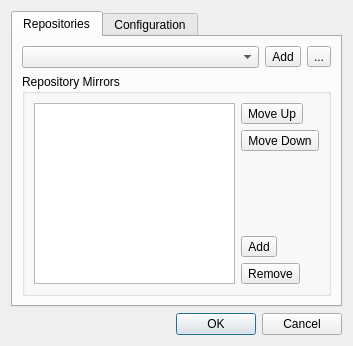
<?xml version="1.0" encoding="UTF-8"?>
<ui version="4.0">
 <class>ConfigDialog</class>
 <widget class="QDialog" name="ConfigDialog">
  <property name="geometry">
   <rect>
    <x>0</x>
    <y>0</y>
    <width>353</width>
    <height>337</height>
   </rect>
  </property>
  <property name="windowTitle">
   <string>AppCafe Configuration</string>
  </property>
  <property name="windowIcon">
   <iconset resource="SoftwareManager.qrc">
    <normaloff>:/icons/appcafe.png</normaloff>:/icons/appcafe.png</iconset>
  </property>
  <layout class="QVBoxLayout" name="verticalLayout">
   <item>
    <widget class="QTabWidget" name="tabWidget">
     <property name="currentIndex">
      <number>0</number>
     </property>
     <widget class="QWidget" name="tab_repos">
      <attribute name="icon">
       <iconset resource="SoftwareManager.qrc">
        <normaloff>:/icons/application.png</normaloff>:/icons/application.png</iconset>
      </attribute>
      <attribute name="title">
       <string>Repositories</string>
      </attribute>
      <layout class="QVBoxLayout" name="verticalLayout_6">
       <item>
        <layout class="QHBoxLayout" name="horizontalLayout_2">
         <item>
          <widget class="QComboBox" name="combo_repo"/>
         </item>
         <item>
          <widget class="QToolButton" name="tool_repo_add">
           <property name="text">
            <string>Add</string>
           </property>
           <property name="icon">
            <iconset resource="SoftwareManager.qrc">
             <normaloff>:/icons/add.png</normaloff>:/icons/add.png</iconset>
           </property>
           <property name="toolButtonStyle">
            <enum>Qt::ToolButtonIconOnly</enum>
           </property>
          </widget>
         </item>
         <item>
          <widget class="QToolButton" name="tool_repo_remove">
           <property name="text">
            <string>...</string>
           </property>
           <property name="icon">
            <iconset resource="SoftwareManager.qrc">
             <normaloff>:/icons/remove.png</normaloff>:/icons/remove.png</iconset>
           </property>
          </widget>
         </item>
        </layout>
       </item>
       <item>
        <widget class="QGroupBox" name="group_repomirrors">
         <property name="title">
          <string>Repository Mirrors</string>
         </property>
         <layout class="QGridLayout" name="gridLayout">
          <item row="0" column="2">
           <layout class="QVBoxLayout" name="verticalLayout_7">
            <item>
             <widget class="QToolButton" name="tool_repomirror_up">
              <property name="text">
               <string>Move Up</string>
              </property>
              <property name="icon">
               <iconset resource="SoftwareManager.qrc">
                <normaloff>:/icons/arrow-up.png</normaloff>:/icons/arrow-up.png</iconset>
              </property>
             </widget>
            </item>
            <item>
             <widget class="QToolButton" name="tool_repomirror_down">
              <property name="text">
               <string>Move Down</string>
              </property>
              <property name="icon">
               <iconset resource="SoftwareManager.qrc">
                <normaloff>:/icons/arrow-down.png</normaloff>:/icons/arrow-down.png</iconset>
              </property>
             </widget>
            </item>
            <item>
             <spacer name="verticalSpacer_2">
              <property name="orientation">
               <enum>Qt::Vertical</enum>
              </property>
              <property name="sizeHint" stdset="0">
               <size>
                <width>20</width>
                <height>40</height>
               </size>
              </property>
             </spacer>
            </item>
            <item>
             <widget class="QToolButton" name="tool_repomirror_add">
              <property name="text">
               <string>Add</string>
              </property>
              <property name="icon">
               <iconset resource="SoftwareManager.qrc">
                <normaloff>:/icons/add.png</normaloff>:/icons/add.png</iconset>
              </property>
              <property name="toolButtonStyle">
               <enum>Qt::ToolButtonIconOnly</enum>
              </property>
             </widget>
            </item>
            <item>
             <widget class="QToolButton" name="tool_repomirror_remove">
              <property name="text">
               <string>Remove</string>
              </property>
              <property name="icon">
               <iconset resource="SoftwareManager.qrc">
                <normaloff>:/icons/remove.png</normaloff>:/icons/remove.png</iconset>
              </property>
              <property name="toolButtonStyle">
               <enum>Qt::ToolButtonIconOnly</enum>
              </property>
             </widget>
            </item>
           </layout>
          </item>
          <item row="0" column="0">
           <widget class="QListWidget" name="list_repomirrors"/>
          </item>
         </layout>
        </widget>
       </item>
      </layout>
     </widget>
     <widget class="QWidget" name="tab_config">
      <attribute name="icon">
       <iconset resource="SoftwareManager.qrc">
        <normaloff>:/icons/preferences-system.png</normaloff>:/icons/preferences-system.png</iconset>
      </attribute>
      <attribute name="title">
       <string>Configuration</string>
      </attribute>
      <layout class="QVBoxLayout" name="verticalLayout_4">
       <item>
        <widget class="QGroupBox" name="group_install">
         <property name="title">
          <string>Post-Install Actions</string>
         </property>
         <layout class="QVBoxLayout" name="verticalLayout_2">
          <item>
           <widget class="QFrame" name="frame">
            <property name="frameShape">
             <enum>QFrame::StyledPanel</enum>
            </property>
            <property name="frameShadow">
             <enum>QFrame::Raised</enum>
            </property>
            <layout class="QVBoxLayout" name="verticalLayout_5">
             <item>
              <widget class="QCheckBox" name="check_desktop">
               <property name="text">
                <string>Create Desktop Icons</string>
               </property>
               <property name="icon">
                <iconset resource="SoftwareManager.qrc">
                 <normaloff>:/icons/xdg_desktop.png</normaloff>:/icons/xdg_desktop.png</iconset>
               </property>
              </widget>
             </item>
             <item>
              <widget class="QCheckBox" name="check_menu">
               <property name="text">
                <string>Create Menu Icons</string>
               </property>
               <property name="icon">
                <iconset resource="SoftwareManager.qrc">
                 <normaloff>:/icons/xdg_menu.png</normaloff>:/icons/xdg_menu.png</iconset>
               </property>
              </widget>
             </item>
             <item>
              <widget class="QCheckBox" name="check_mime">
               <property name="text">
                <string>Register File Associations</string>
               </property>
               <property name="icon">
                <iconset resource="SoftwareManager.qrc">
                 <normaloff>:/icons/xdg_mime.png</normaloff>:/icons/xdg_mime.png</iconset>
               </property>
              </widget>
             </item>
             <item>
              <widget class="QCheckBox" name="check_paths">
               <property name="text">
                <string>Create Path Links</string>
               </property>
               <property name="icon">
                <iconset resource="SoftwareManager.qrc">
                 <normaloff>:/icons/xdg_paths.png</normaloff>:/icons/xdg_paths.png</iconset>
               </property>
              </widget>
             </item>
            </layout>
           </widget>
          </item>
         </layout>
        </widget>
       </item>
       <item>
        <spacer name="verticalSpacer">
         <property name="orientation">
          <enum>Qt::Vertical</enum>
         </property>
         <property name="sizeHint" stdset="0">
          <size>
           <width>20</width>
           <height>40</height>
          </size>
         </property>
        </spacer>
       </item>
       <item>
        <widget class="QGroupBox" name="group_download">
         <property name="title">
          <string>Keep Downloaded Files</string>
         </property>
         <property name="checkable">
          <bool>true</bool>
         </property>
         <layout class="QVBoxLayout" name="verticalLayout_3">
          <item>
           <widget class="QFrame" name="frame_dldir">
            <property name="frameShape">
             <enum>QFrame::StyledPanel</enum>
            </property>
            <property name="frameShadow">
             <enum>QFrame::Raised</enum>
            </property>
            <layout class="QHBoxLayout" name="horizontalLayout">
             <item>
              <widget class="QLabel" name="label">
               <property name="text">
                <string>Download Dir</string>
               </property>
              </widget>
             </item>
             <item>
              <widget class="QLineEdit" name="line_downloadDir"/>
             </item>
             <item>
              <widget class="QToolButton" name="tool_getDownloadDir">
               <property name="text">
                <string>Download Directory</string>
               </property>
               <property name="icon">
                <iconset resource="SoftwareManager.qrc">
                 <normaloff>:/icons/folder.png</normaloff>:/icons/folder.png</iconset>
               </property>
               <property name="toolButtonStyle">
                <enum>Qt::ToolButtonIconOnly</enum>
               </property>
              </widget>
             </item>
            </layout>
           </widget>
          </item>
         </layout>
        </widget>
       </item>
      </layout>
     </widget>
    </widget>
   </item>
   <item>
    <widget class="QDialogButtonBox" name="buttonBox">
     <property name="orientation">
      <enum>Qt::Horizontal</enum>
     </property>
     <property name="standardButtons">
      <set>QDialogButtonBox::Cancel|QDialogButtonBox::Ok</set>
     </property>
     <property name="centerButtons">
      <bool>false</bool>
     </property>
    </widget>
   </item>
  </layout>
 </widget>
 <resources>
  <include location="SoftwareManager.qrc"/>
 </resources>
 <connections>
  <connection>
   <sender>buttonBox</sender>
   <signal>accepted()</signal>
   <receiver>ConfigDialog</receiver>
   <slot>accept()</slot>
   <hints>
    <hint type="sourcelabel">
     <x>248</x>
     <y>254</y>
    </hint>
    <hint type="destinationlabel">
     <x>157</x>
     <y>274</y>
    </hint>
   </hints>
  </connection>
  <connection>
   <sender>buttonBox</sender>
   <signal>rejected()</signal>
   <receiver>ConfigDialog</receiver>
   <slot>reject()</slot>
   <hints>
    <hint type="sourcelabel">
     <x>316</x>
     <y>260</y>
    </hint>
    <hint type="destinationlabel">
     <x>286</x>
     <y>274</y>
    </hint>
   </hints>
  </connection>
 </connections>
</ui>
